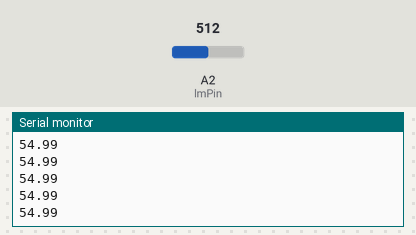
Simulated run of this sketch. Board: Arduino Uno, built with avr-gcc and run on an emulated ATmega328P. Shown: the last lines printed to the serial monitor. Inputs (shaded band) come from the test bench; at power-on: A2 (lmPin) = 512.

Above: at 1.2 s.
1.3 s: A2 (lmPin) set to 716
At 2.2 s:
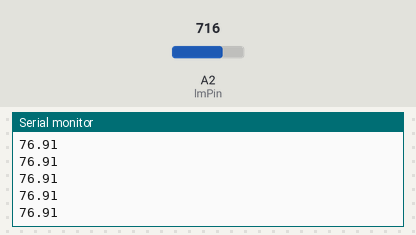
2.8 s: A2 (lmPin) set to 900
At 3.3 s:
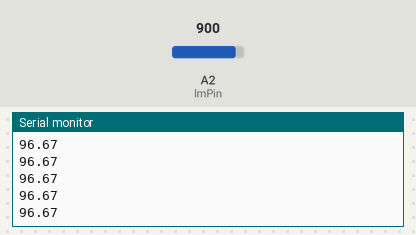
Timing chart, 0 to 5.8 s (numbered marks = the images above; inputs shaded):
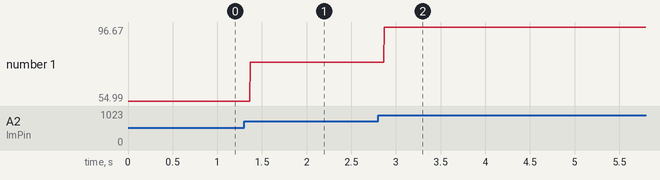

Measured:
- after the input at 1.3 s, the serial monitor: prints a new line after 0.07 s (image 1)
- after the input at 2.8 s, the serial monitor: prints a new line after 0.07 s (image 2)
- plotted number 1: 54.99 → 76.91 after the input at 1.3 s, 76.91 → 96.67 after the input at 2.8 s

The sketch:

Temperature_LM35.ino
```cpp
int reading;
int lmPin = A2;
float temperature;
void setup() {
  analogReference(INTERNAL);
  Serial.begin(9600);
}

void loop() {
  reading = analogRead(lmPin);
  temperature = reading / 9.31;
  Serial.println(temperature);
}
```
